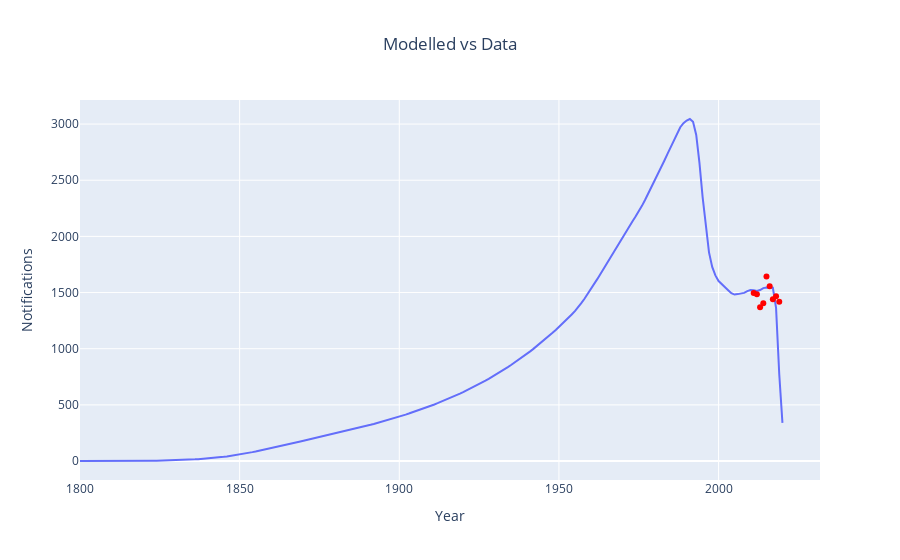

Notebook cell for this chart:
### Code cell
notif_1 = px.line(
    derived_df_0,
    x=derived_df_0.index,
    y="notifications",
)
notif_2 = px.scatter(x= plots['notifications']['times'], y = plots['notifications']['values'])
notif_2.update_traces(marker=dict(color="red"))
notif_plot = go.Figure(
    data=notif_1.data + notif_2.data,
)
notif_plot.update_layout(
    title="Modelled vs Data", title_x=0.5, xaxis_title="Year", yaxis_title="Notifications"
)
notif_plot.show()
# notif_fig_name = "notifications.jpg"
# notif_plot.write_image(SUPPLEMENT_PATH / notif_fig_name)

### Figure 1 — Plotly figure (JSON) as saved in the notebook; plotly's stock layout.template omitted (floating-point values rounded to 4 significant figures; data arrays with more than 128 entries replaced by an {"elided": "..."} marker saying what was removed)
{"data": [{"hovertemplate": "index=%{x}<br>notifications=%{y}<extra></extra>", "legendgroup": "", "line": {"color": "#636efa", "dash": "solid"}, "marker": {"symbol": "circle"}, "mode": "lines", "name": "", "orientation": "v", "showlegend": false, "type": "scatter", "x": {"elided": "221 int values"}, "xaxis": "x", "y": {"elided": "221 float values"}, "yaxis": "y"}, {"hovertemplate": "x=%{x}<br>y=%{y}<extra></extra>", "legendgroup": "", "marker": {"color": "red", "symbol": "circle"}, "mode": "markers", "name": "", "orientation": "v", "showlegend": false, "type": "scatter", "x": [2011, 2012, 2013, 2014, 2015, 2016, 2017, 2018, 2019], "xaxis": "x", "y": [1495, 1485, 1369, 1405, 1642, 1555, 1440, 1468, 1417], "yaxis": "y"}], "layout": {"title": {"text": "Modelled vs Data", "x": 0.5}, "xaxis": {"title": {"text": "Year"}}, "yaxis": {"title": {"text": "Notifications"}}}}
